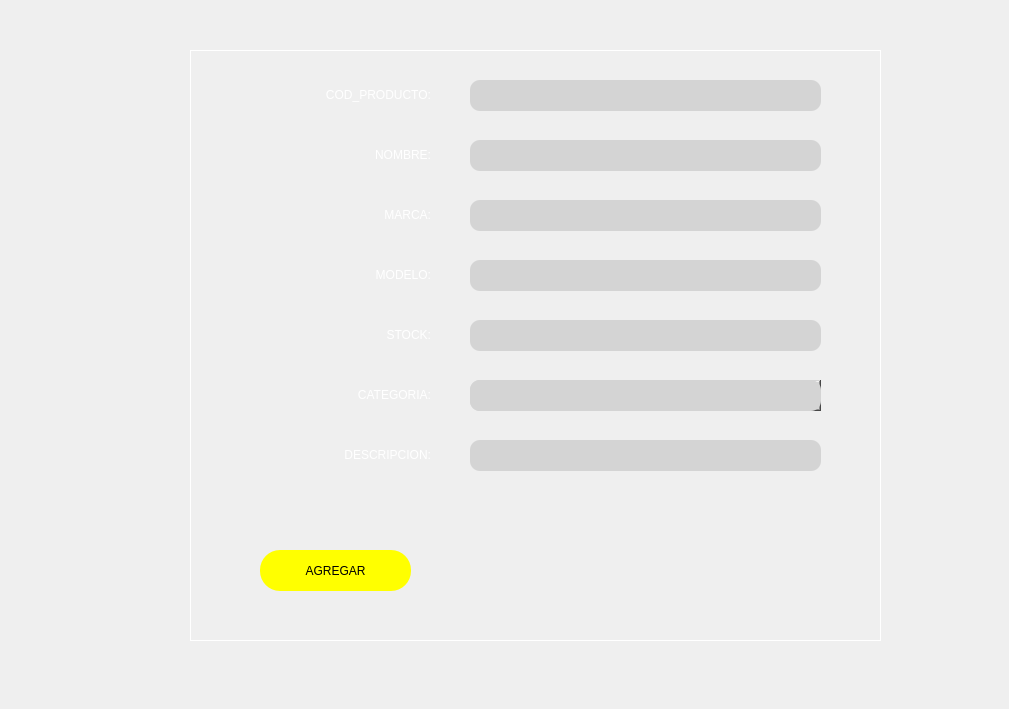
    <widget class="QWidget" name="tab_AGREGAR">
     <attribute name="title">
      <string>Agregar Nuevos Productos</string>
     </attribute>
     <widget class="QLabel" name="label_4">
      <property name="geometry">
       <rect>
        <x>0</x>
        <y>-20</y>
        <width>1000</width>
        <height>700</height>
       </rect>
      </property>
      <property name="text">
       <string/>
      </property>
      <property name="pixmap">
       <pixmap>../../../Downloads/principal.png</pixmap>
      </property>
      <property name="scaledContents">
       <bool>true</bool>
      </property>
     </widget>
     <widget class="QLabel" name="label_9">
      <property name="geometry">
       <rect>
        <x>330</x>
        <y>200</y>
        <width>101</width>
        <height>31</height>
       </rect>
      </property>
      <property name="styleSheet">
       <string notr="true">font: 16pt &quot;MS Shell Dlg 2&quot;;
color: white;</string>
      </property>
      <property name="text">
       <string>&lt;html&gt;&lt;head/&gt;&lt;body&gt;&lt;p align=&quot;right&quot;&gt;MARCA:&lt;/p&gt;&lt;/body&gt;&lt;/html&gt;</string>
      </property>
     </widget>
     <widget class="QLineEdit" name="line_COD">
      <property name="geometry">
       <rect>
        <x>470</x>
        <y>80</y>
        <width>351</width>
        <height>31</height>
       </rect>
      </property>
      <property name="styleSheet">
       <string notr="true">border-radius:10px;
font: 14pt &quot;MS Shell Dlg 2&quot;;
background-color: rgb(212, 212, 212);</string>
      </property>
     </widget>
     <widget class="QLineEdit" name="line_DESCR">
      <property name="geometry">
       <rect>
        <x>470</x>
        <y>440</y>
        <width>351</width>
        <height>31</height>
       </rect>
      </property>
      <property name="font">
       <font>
        <family>MS Shell Dlg 2</family>
        <pointsize>14</pointsize>
        <weight>50</weight>
        <italic>false</italic>
        <bold>false</bold>
       </font>
      </property>
      <property name="focusPolicy">
       <enum>Qt::StrongFocus</enum>
      </property>
      <property name="layoutDirection">
       <enum>Qt::LeftToRight</enum>
      </property>
      <property name="autoFillBackground">
       <bool>false</bool>
      </property>
      <property name="styleSheet">
       <string notr="true">border-radius:10px;
font: 14pt &quot;MS Shell Dlg 2&quot;;
background-color: rgb(212, 212, 212);
</string>
      </property>
      <property name="maxLength">
       <number>32768</number>
      </property>
      <property name="echoMode">
       <enum>QLineEdit::Normal</enum>
      </property>
      <property name="alignment">
       <set>Qt::AlignLeading|Qt::AlignLeft|Qt::AlignTop</set>
      </property>
      <property name="dragEnabled">
       <bool>false</bool>
      </property>
      <property name="readOnly">
       <bool>false</bool>
      </property>
      <property name="clearButtonEnabled">
       <bool>true</bool>
      </property>
     </widget>
     <widget class="QLineEdit" name="line_CATE">
      <property name="geometry">
       <rect>
        <x>470</x>
        <y>380</y>
        <width>351</width>
        <height>31</height>
       </rect>
      </property>
      <property name="styleSheet">
       <string notr="true">border-radius:10px;
font: 14pt &quot;MS Shell Dlg 2&quot;;
background-color: rgb(212, 212, 212);
</string>
      </property>
      <property name="echoMode">
       <enum>QLineEdit::Normal</enum>
      </property>
     </widget>
     <widget class="QLineEdit" name="line_MODELO">
      <property name="geometry">
       <rect>
        <x>470</x>
        <y>260</y>
        <width>351</width>
        <height>31</height>
       </rect>
      </property>
      <property name="styleSheet">
       <string notr="true">border-radius:10px;
font: 14pt &quot;MS Shell Dlg 2&quot;;
background-color: rgb(212, 212, 212);
</string>
      </property>
      <property name="echoMode">
       <enum>QLineEdit::Normal</enum>
      </property>
     </widget>
     <widget class="QLineEdit" name="line_STOCK">
      <property name="geometry">
       <rect>
        <x>470</x>
        <y>320</y>
        <width>351</width>
        <height>31</height>
       </rect>
      </property>
      <property name="styleSheet">
       <string notr="true">border-radius:10px;
font: 14pt &quot;MS Shell Dlg 2&quot;;
background-color: rgb(212, 212, 212);
</string>
      </property>
      <property name="echoMode">
       <enum>QLineEdit::Normal</enum>
      </property>
     </widget>
     <widget class="QLabel" name="label_10">
      <property name="geometry">
       <rect>
        <x>110</x>
        <y>80</y>
        <width>321</width>
        <height>31</height>
       </rect>
      </property>
      <property name="styleSheet">
       <string notr="true">font: 16pt &quot;MS Shell Dlg 2&quot;;
color: white;</string>
      </property>
      <property name="text">
       <string>&lt;html&gt;&lt;head/&gt;&lt;body&gt;&lt;p align=&quot;right&quot;&gt;COD_PRODUCTO:&lt;/p&gt;&lt;/body&gt;&lt;/html&gt;</string>
      </property>
     </widget>
     <widget class="QLineEdit" name="line_NOMBRE">
      <property name="geometry">
       <rect>
        <x>470</x>
        <y>140</y>
        <width>351</width>
        <height>31</height>
       </rect>
      </property>
      <property name="styleSheet">
       <string notr="true">border-radius:10px;
font: 14pt &quot;MS Shell Dlg 2&quot;;
background-color: rgb(212, 212, 212);
</string>
      </property>
      <property name="echoMode">
       <enum>QLineEdit::Normal</enum>
      </property>
     </widget>
     <widget class="QLabel" name="label_11">
      <property name="geometry">
       <rect>
        <x>220</x>
        <y>440</y>
        <width>211</width>
        <height>31</height>
       </rect>
      </property>
      <property name="styleSheet">
       <string notr="true">font: 16pt &quot;MS Shell Dlg 2&quot;;
color: white;</string>
      </property>
      <property name="text">
       <string>&lt;html&gt;&lt;head/&gt;&lt;body&gt;&lt;p align=&quot;right&quot;&gt;DESCRIPCION:&lt;/p&gt;&lt;/body&gt;&lt;/html&gt;</string>
      </property>
     </widget>
     <widget class="QLabel" name="label_12">
      <property name="geometry">
       <rect>
        <x>330</x>
        <y>320</y>
        <width>101</width>
        <height>31</height>
       </rect>
      </property>
      <property name="styleSheet">
       <string notr="true">font: 16pt &quot;MS Shell Dlg 2&quot;;
color: white;</string>
      </property>
      <property name="text">
       <string>&lt;html&gt;&lt;head/&gt;&lt;body&gt;&lt;p align=&quot;right&quot;&gt;STOCK:&lt;/p&gt;&lt;/body&gt;&lt;/html&gt;</string>
      </property>
     </widget>
     <widget class="QLabel" name="label_13">
      <property name="geometry">
       <rect>
        <x>270</x>
        <y>140</y>
        <width>161</width>
        <height>31</height>
       </rect>
      </property>
      <property name="styleSheet">
       <string notr="true">font: 16pt &quot;MS Shell Dlg 2&quot;;
color: white;</string>
      </property>
      <property name="text">
       <string>&lt;html&gt;&lt;head/&gt;&lt;body&gt;&lt;p align=&quot;right&quot;&gt;NOMBRE:&lt;/p&gt;&lt;/body&gt;&lt;/html&gt;</string>
      </property>
     </widget>
     <widget class="QLineEdit" name="line_MARCA">
      <property name="geometry">
       <rect>
        <x>470</x>
        <y>200</y>
        <width>351</width>
        <height>31</height>
       </rect>
      </property>
      <property name="styleSheet">
       <string notr="true">border-radius:10px;
font: 14pt &quot;MS Shell Dlg 2&quot;;
background-color: rgb(212, 212, 212);
</string>
      </property>
      <property name="echoMode">
       <enum>QLineEdit::Normal</enum>
      </property>
     </widget>
     <widget class="QLabel" name="label_14">
      <property name="geometry">
       <rect>
        <x>210</x>
        <y>260</y>
        <width>221</width>
        <height>31</height>
       </rect>
      </property>
      <property name="styleSheet">
       <string notr="true">font: 16pt &quot;MS Shell Dlg 2&quot;;
color: white;</string>
      </property>
      <property name="text">
       <string>&lt;html&gt;&lt;head/&gt;&lt;body&gt;&lt;p align=&quot;right&quot;&gt;MODELO:&lt;/p&gt;&lt;/body&gt;&lt;/html&gt;</string>
      </property>
     </widget>
     <widget class="QLabel" name="label_15">
      <property name="geometry">
       <rect>
        <x>260</x>
        <y>380</y>
        <width>171</width>
        <height>31</height>
       </rect>
      </property>
      <property name="styleSheet">
       <string notr="true">font: 16pt &quot;MS Shell Dlg 2&quot;;
color: white;</string>
      </property>
      <property name="text">
       <string>&lt;html&gt;&lt;head/&gt;&lt;body&gt;&lt;p align=&quot;right&quot;&gt;CATEGORIA:&lt;/p&gt;&lt;/body&gt;&lt;/html&gt;</string>
      </property>
     </widget>
     <widget class="QTextBrowser" name="textBrowser">
      <property name="geometry">
       <rect>
        <x>190</x>
        <y>50</y>
        <width>691</width>
        <height>591</height>
       </rect>
      </property>
      <property name="styleSheet">
       <string notr="true">QTextBrowser {
    background-color: transparent;
    border: 1px solid white;
}</string>
      </property>
     </widget>
     <widget class="QPushButton" name="Button_AGREGAR">
      <property name="geometry">
       <rect>
        <x>260</x>
        <y>550</y>
        <width>151</width>
        <height>41</height>
       </rect>
      </property>
      <property name="styleSheet">
       <string notr="true">border-radius:20px;
background-color: rgb(255, 255, 0);
font: 14pt &quot;MS Shell Dlg 2&quot;;
</string>
      </property>
      <property name="text">
       <string>AGREGAR</string>
      </property>
     </widget>
     <widget class="QLabel" name="label_AGREGAR">
      <property name="geometry">
       <rect>
        <x>440</x>
        <y>550</y>
        <width>411</width>
        <height>41</height>
       </rect>
      </property>
      <property name="font">
       <font>
        <family>MS Shell Dlg 2</family>
        <pointsize>14</pointsize>
        <weight>50</weight>
        <italic>false</italic>
        <bold>false</bold>
       </font>
      </property>
      <property name="layoutDirection">
       <enum>Qt::LeftToRight</enum>
      </property>
      <property name="styleSheet">
       <string notr="true">font: 14pt &quot;MS Shell Dlg 2&quot;;
color: rgb(252, 255, 39);</string>
      </property>
      <property name="text">
       <string/>
      </property>
     </widget>
     <widget class="QComboBox" name="comboBox">
      <property name="geometry">
       <rect>
        <x>470</x>
        <y>380</y>
        <width>351</width>
        <height>31</height>
       </rect>
      </property>
      <property name="styleSheet">
       <string notr="true">border-radius:10px;
font: 14pt &quot;MS Shell Dlg 2&quot;;
background-color: rgb(212, 212, 212);</string>
      </property>
      <item>
       <property name="text">
        <string>....</string>
       </property>
      </item>
      <item>
       <property name="text">
        <string>placa madre</string>
       </property>
      </item>
      <item>
       <property name="text">
        <string>memoria ram</string>
       </property>
      </item>
      <item>
       <property name="text">
        <string>tarjeta de video</string>
       </property>
      </item>
      <item>
       <property name="text">
        <string>procesadores</string>
       </property>
      </item>
      <item>
       <property name="text">
        <string>Almacenamiento</string>
       </property>
      </item>
      <item>
       <property name="text">
        <string>Refrigeración</string>
       </property>
      </item>
      <item>
       <property name="text">
        <string>Case</string>
       </property>
      </item>
      <item>
       <property name="text">
        <string>Periféricos</string>
       </property>
      </item>
     </widget>
     <zorder>comboBox</zorder>
     <zorder>label_4</zorder>
     <zorder>textBrowser</zorder>
     <zorder>label_9</zorder>
     <zorder>line_COD</zorder>
     <zorder>line_DESCR</zorder>
     <zorder>line_CATE</zorder>
     <zorder>line_MODELO</zorder>
     <zorder>line_STOCK</zorder>
     <zorder>label_10</zorder>
     <zorder>line_NOMBRE</zorder>
     <zorder>label_11</zorder>
     <zorder>label_12</zorder>
     <zorder>label_13</zorder>
     <zorder>line_MARCA</zorder>
     <zorder>label_14</zorder>
     <zorder>label_15</zorder>
     <zorder>Button_AGREGAR</zorder>
     <zorder>label_AGREGAR</zorder>
    </widget>
